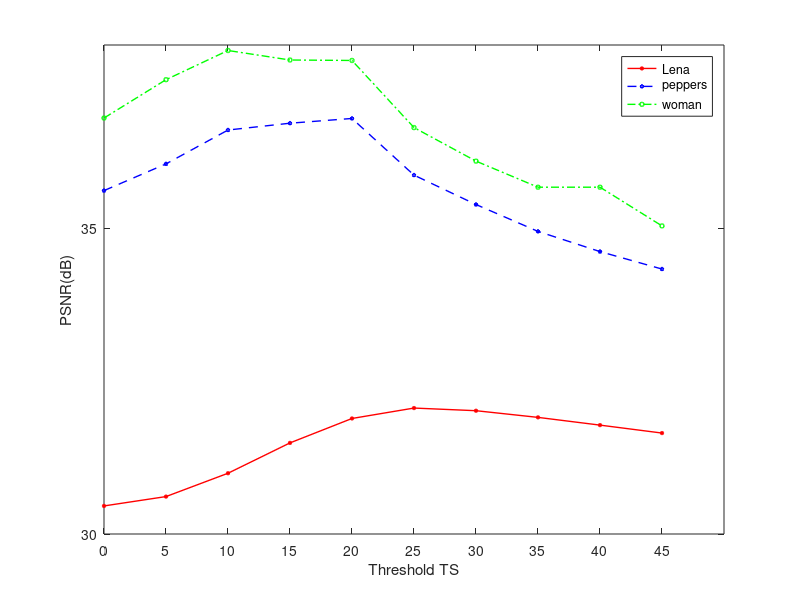

This chart was generated by the following MATLAB code:
x=0:5:45;%x轴上的数据，第一个值代表数据开始，第二个值代表间隔，第三个值代表终止
a=[30.4592,30.6123,30.9939,31.4906,31.8900,32.0605,32.0171,31.9079,31.7813,31.6514]; %a数据y值
 b=[35.6179,36.0549,36.6090,36.7204,36.7982,35.8712,35.3902,34.9506,34.6203,34.3344]; %b数据y值
 c=[36.8052,37.4327,37.9102,37.7545,37.7471,36.6488,36.1002,35.6737,35.6737,35.0405]; %c数据y值
 
 figure;
 plot(x,a,'-*r',...
    'LineWidth',1,...
    'MarkerSize',3,...
    'MarkerEdgeColor','r');
 hold on;
 plot(x,b,'--pb',...
    'LineWidth',1,...
    'MarkerSize',3,...
    'MarkerEdgeColor','b')
 hold on;
 plot(x,c,'-.og',...
    'LineWidth',1,...
    'MarkerSize',3,...
    'MarkerEdgeColor','g')
hold on;
% axis([0,8,0,700])  %确定x轴与y轴框图大小
set(gca,'XTick',[0:5:45]) %x轴范围1-6，间隔1
set(gca,'YTick',[20:5:45]) %y轴范围0-700，间隔100
legend('Lena','peppers','woman');   %右上角标注
xlabel('Threshold TS')  %x轴坐标描述
ylabel('PSNR(dB)') %y轴坐标描述

